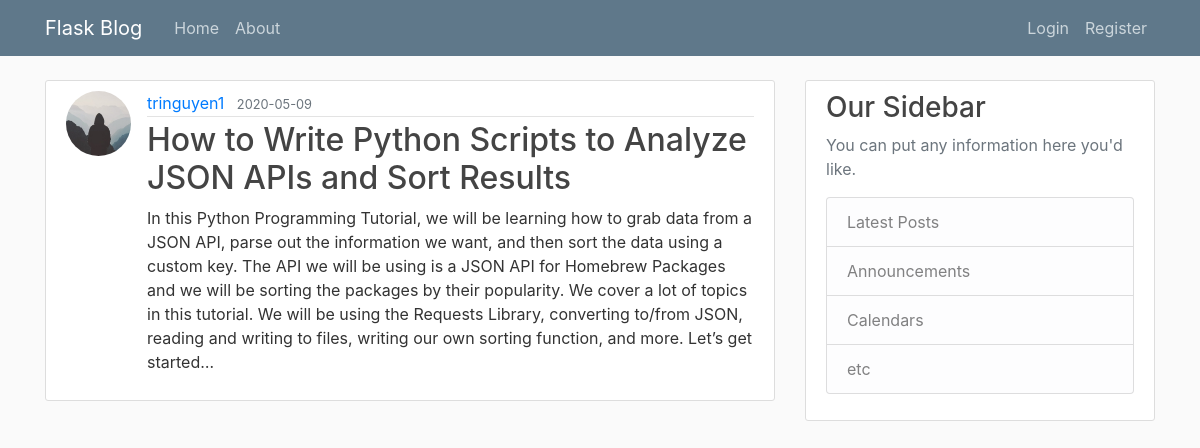
The page /post/14 on the database its author committed.
### flaskblog/models.py (models this page shows, shortened)
class User(db.Model,UserMixin):
    id = db.Column(db.Integer, primary_key=True)
    username = db.Column(db.String(20), unique = True, nullable=False)
    email = db.Column(db.String(120), unique=True, nullable=False)
    image_file = db.Column(db.String(20), nullable=False, default='default.jpg')
    password = db.Column(db.String(60), nullable=False)
    posts = db.relationship('Post',backref='author',lazy=True)

class Post(db.Model):
    id = db.Column(db.Integer,primary_key=True)
    title = db.Column(db.String(100),nullable=False)
    date_posted = db.Column(db.DateTime, nullable=False,default = datetime.utcnow)
    content = db.Column(db.Text, nullable = False)
    user_id = db.Column(db.Integer, db.ForeignKey('user.id'),nullable=False)

### flaskblog/posts/routes.py (the view)
@posts.route("/post/<int:post_id>")
def post(post_id):
    post = Post.query.get_or_404(post_id)
    return render_template('post.html', title=post.title, post=post)

### flaskblog/templates/post.html (shortened to what this page needs)
{% extends "layout.html"%}
{% block content%}
        <article class="media content-section">
            <img class = "rounded-circle article-img" src="{{ url_for('static',filename='profile_pics/' + post.author.image_file) }} ">
          <div class="media-body">
            <div class="article-metadata">
              <a class="mr-2" href="{{ url_for('users.user_posts',username=post.author.username) }}">{{ post.author.username }}</a>
              <small class="text-muted">{{ post.date_posted.strftime('%Y-%m-%d') }}</small>
            </div>
            <h2 class="article-title" href="#">{{ post.title }}</h2>
            <p class="article-content">{{ post.content }}</p>
          </div>
        </article>
{% endblock content%}

### flaskblog/static/main.css (style rules this page uses)
body { background: #fafafa; color: #333333; margin-top: 5rem; }
h1, h2, h3, h4, h5, h6 { color: #444444; }
.content-section { background: #ffffff; padding: 10px 20px; border: 1px solid #dddddd; border-radius: 3px; margin-bottom: 20px; }
.article-title { color: #444444; }
.article-content { white-space: pre-line; }
.article-img { height: 65px; width: 65px; margin-right: 16px; }
.article-metadata { padding-bottom: 1px; margin-bottom: 4px; border-bottom: 1px solid #e3e3e3 }

### rows shown on the page
User: image_file (placeholder picture), author.username "tringuyen1"
Post: date_posted "2020-05-09", title "How to Write Python Scripts to Analyze JSON APIs and Sort Results", content "In this Python Programming Tutorial, we will be learning how to grab data from a JSON API, parse out the information we want, and then sort the data using a custom key. The API we will be using is a JSON API for Homebrew Packages and we will be sorting the packages by their popularity. We cover a lot of topics in this tutorial. We will be using the Requests Library, converting to/from JSON, reading and writing to files, writing our own sorting function, and more. Let’s get started…"
